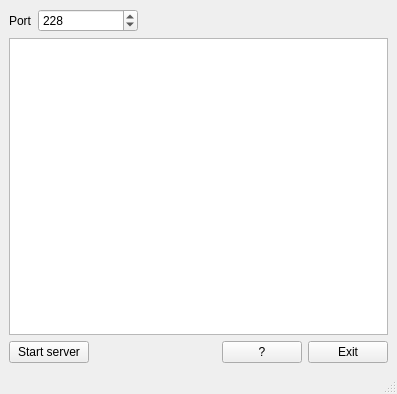
<?xml version="1.0" encoding="UTF-8"?>
<ui version="4.0">
 <class>MainWindow</class>
 <widget class="QMainWindow" name="MainWindow">
  <property name="geometry">
   <rect>
    <x>0</x>
    <y>0</y>
    <width>397</width>
    <height>394</height>
   </rect>
  </property>
  <property name="sizePolicy">
   <sizepolicy hsizetype="Preferred" vsizetype="Preferred">
    <horstretch>0</horstretch>
    <verstretch>200</verstretch>
   </sizepolicy>
  </property>
  <property name="windowTitle">
   <string>Server</string>
  </property>
  <widget class="QWidget" name="centralwidget">
   <layout class="QFormLayout" name="formLayout">
    <item row="0" column="0">
     <widget class="QLabel" name="label_2">
      <property name="sizePolicy">
       <sizepolicy hsizetype="Preferred" vsizetype="Minimum">
        <horstretch>0</horstretch>
        <verstretch>0</verstretch>
       </sizepolicy>
      </property>
      <property name="text">
       <string>Port</string>
      </property>
     </widget>
    </item>
    <item row="0" column="1">
     <widget class="QSpinBox" name="spinBox">
      <property name="sizePolicy">
       <sizepolicy hsizetype="Minimum" vsizetype="Minimum">
        <horstretch>0</horstretch>
        <verstretch>0</verstretch>
       </sizepolicy>
      </property>
      <property name="minimumSize">
       <size>
        <width>100</width>
        <height>0</height>
       </size>
      </property>
      <property name="maximumSize">
       <size>
        <width>100</width>
        <height>16777215</height>
       </size>
      </property>
      <property name="minimum">
       <number>1</number>
      </property>
      <property name="maximum">
       <number>65535</number>
      </property>
      <property name="value">
       <number>228</number>
      </property>
     </widget>
    </item>
    <item row="1" column="0" colspan="2">
     <widget class="QPlainTextEdit" name="plainTextEdit"/>
    </item>
    <item row="2" column="0" colspan="2">
     <layout class="QHBoxLayout" name="horizontalLayout">
      <item>
       <widget class="QPushButton" name="startServerBtn">
        <property name="sizePolicy">
         <sizepolicy hsizetype="Minimum" vsizetype="Minimum">
          <horstretch>0</horstretch>
          <verstretch>0</verstretch>
         </sizepolicy>
        </property>
        <property name="text">
         <string>Start server</string>
        </property>
       </widget>
      </item>
      <item>
       <spacer name="horizontalSpacer">
        <property name="sizePolicy">
         <sizepolicy hsizetype="Minimum" vsizetype="Minimum">
          <horstretch>0</horstretch>
          <verstretch>0</verstretch>
         </sizepolicy>
        </property>
        <property name="orientation">
         <enum>Qt::Horizontal</enum>
        </property>
        <property name="sizeHint" stdset="0">
         <size>
          <width>40</width>
          <height>20</height>
         </size>
        </property>
       </spacer>
      </item>
      <item>
       <widget class="QPushButton" name="questionBtn">
        <property name="sizePolicy">
         <sizepolicy hsizetype="Minimum" vsizetype="Minimum">
          <horstretch>0</horstretch>
          <verstretch>0</verstretch>
         </sizepolicy>
        </property>
        <property name="text">
         <string>?</string>
        </property>
       </widget>
      </item>
      <item>
       <widget class="QPushButton" name="exitBtn">
        <property name="sizePolicy">
         <sizepolicy hsizetype="Minimum" vsizetype="Minimum">
          <horstretch>0</horstretch>
          <verstretch>0</verstretch>
         </sizepolicy>
        </property>
        <property name="text">
         <string>Exit</string>
        </property>
       </widget>
      </item>
     </layout>
    </item>
   </layout>
  </widget>
  <widget class="QMenuBar" name="menubar">
   <property name="geometry">
    <rect>
     <x>0</x>
     <y>0</y>
     <width>397</width>
     <height>21</height>
    </rect>
   </property>
  </widget>
  <widget class="QStatusBar" name="statusbar"/>
 </widget>
 <resources/>
 <connections/>
</ui>
